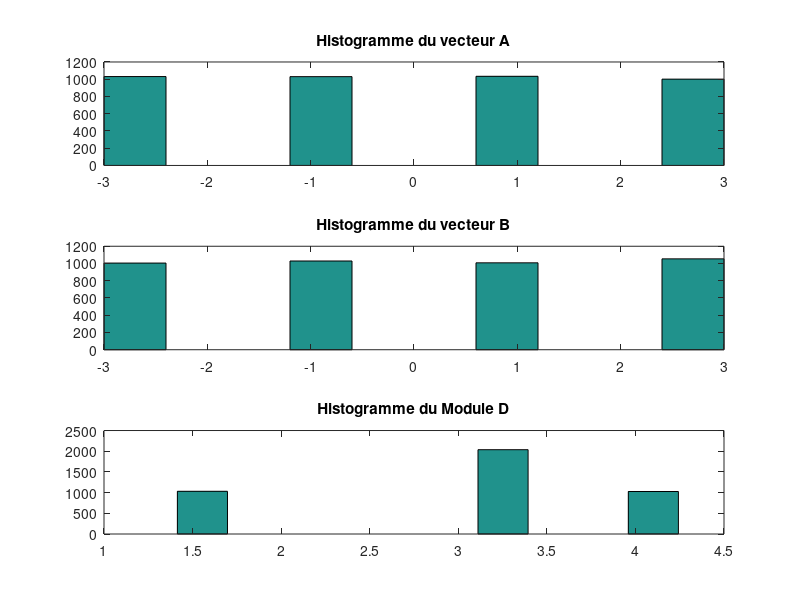
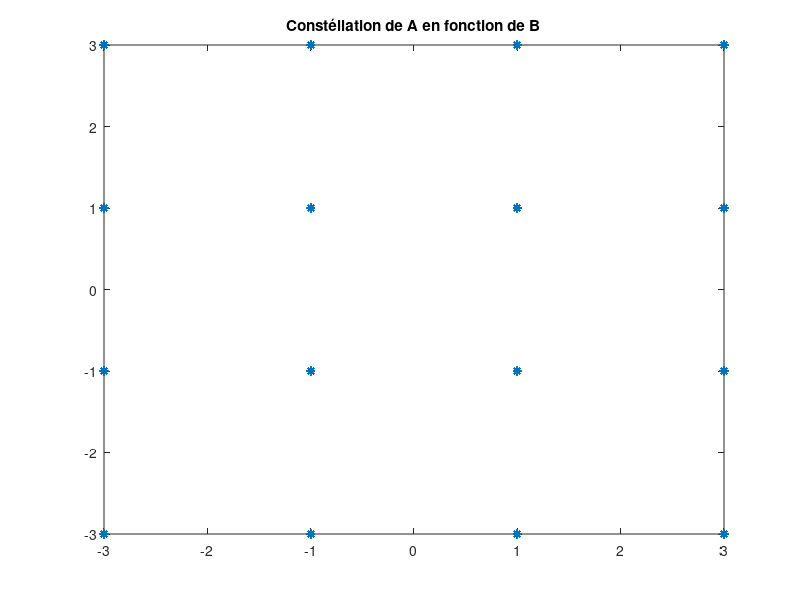

Reproduce these figures in MATLAB, in order. (Note: this script raises an error after producing the figures.)
clc, clear, close all

% Vecteur A et B 
N = 4096;
Nb_symbole = 30;
x = rand(N,Nb_symbole);
v1 = floor(4*x);
x = rand(N,Nb_symbole);
v2 = floor(4*x);

%Vecteur A 
A = zeros(N, Nb_symbole);
A(v1 == 0) = -3;
A(v1 ==1) = -1;
A(v1 ==2) = 1;
A(v1 ==3) = 3;

%Vecteur B 
B = zeros(N, Nb_symbole);
B(v2 == 0) = -3;
B(v2 ==1) = -1;
B(v2 ==2) = 1;
B(v2 ==3) = 3;

figure(1)
subplot(3,1,1);
hist(A(:,1));
title("Histogramme du vecteur A");
subplot(3,1,2);
hist(B(:,1));
title("Histogramme du vecteur B");

figure(2)
plot(A(:,1),B(:,1), "*");
title("Constéllation de A en fonction de B")

D = A + i*B;
ModuleD = sqrt(A.^2 + B.^2);
figure(1)
subplot(3,1,3);
hist(ModuleD(:,1));
title("Histogramme du Module D");


%Question 2

f1 = 1;
Te = 1/f1;
Nt = 64;
t = ((0:Nt-1)/Nt)*Te;
z = A(1,1)*cos(2*pi*f1*t) - B(1,1)*sin(2*pi*f1*t);


% Création d'un symbole M
Nk = Nt/4;
for j = 1:Nk
    Z(:,j) = A(1,j)*cos(2*pi*j*f1*t) - B(1,j)*sin(2*pi*j*f1*t);
    
end 
Z1 = sum(Z,2);

M = symboleM(f1,Nk,Nt,A(:,1),B(:,1));

figure(3)
subplot(1,2,1);
plot(t,Z);
title("Tout les signaux");

subplot(1,2,2);
plot(t,Z1);
title("Signal Z(t)");

figure(4)
v = fft(Z1);
plot(real(v), imag(v), "*");
figure(5)
stem(abs(v));
title("DSP d'un symbole");

% Question 3

Zm = signalOFDM(f1,Nk,Nt, A, B, Nb_symbole);

function M = symboleM(f1,Nk,Nt,A,B)

    Te = 1/f1;
    t = ((0:Nt-1)/Nt)*Te;
    z = A(1)*cos(2*pi*f1*t) - B(1)*sin(2*pi*f1*t);

    for j = 1:Nk
    Z(:,j) = A(j)*cos(2*pi*j*f1*t) - B(j)*sin(2*pi*j*f1*t);
    
    end 
    M = sum(Z,2);

end 


function Zm = signalOFDM(f1,Nk,Nt, A, B, Nb_symbole)

    Zm = zeros(Nt, Nb_symbole);
    for i = 1:Nb_symbole
        Zm(:,i) = symboleM(f1,Nk,Nt,A(:,i),B(:,i));
    end

end 
